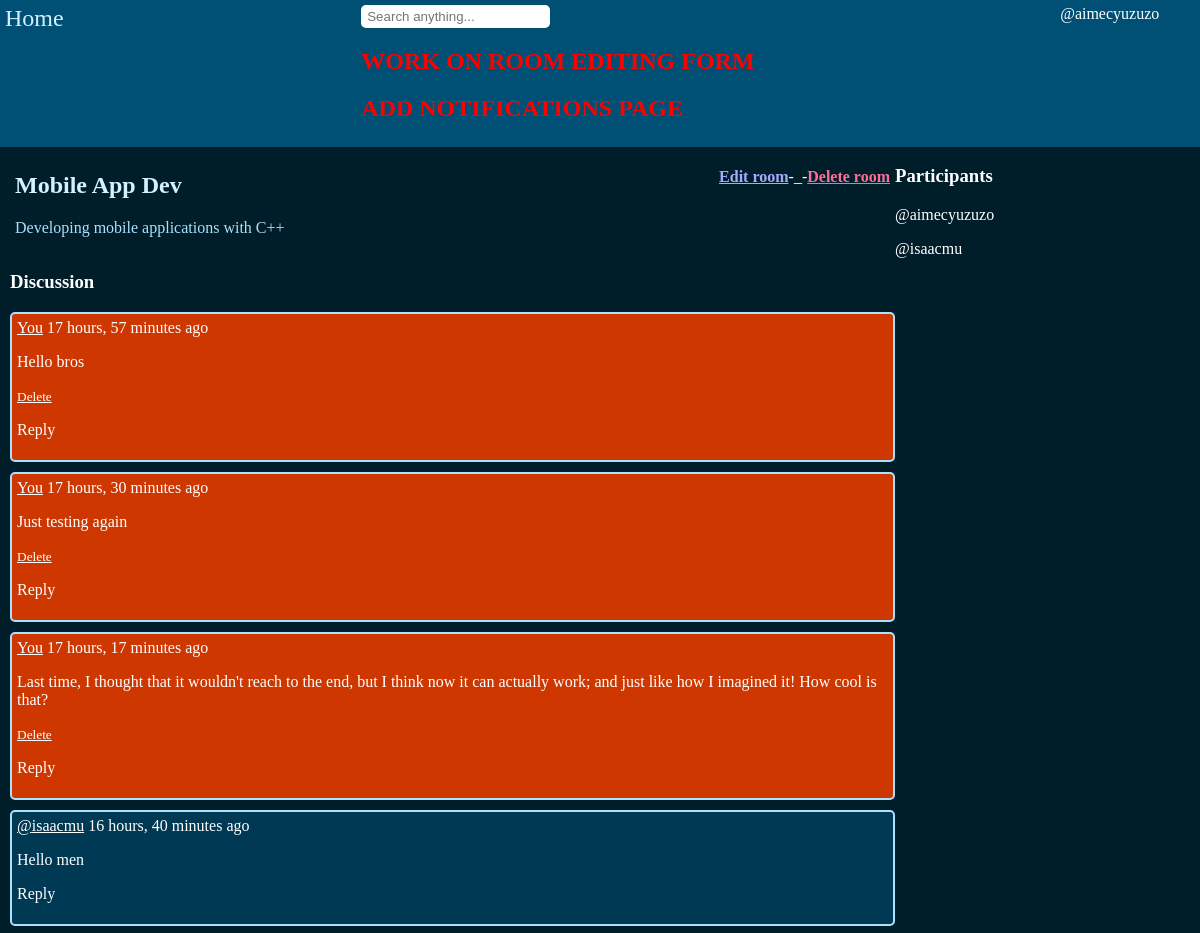
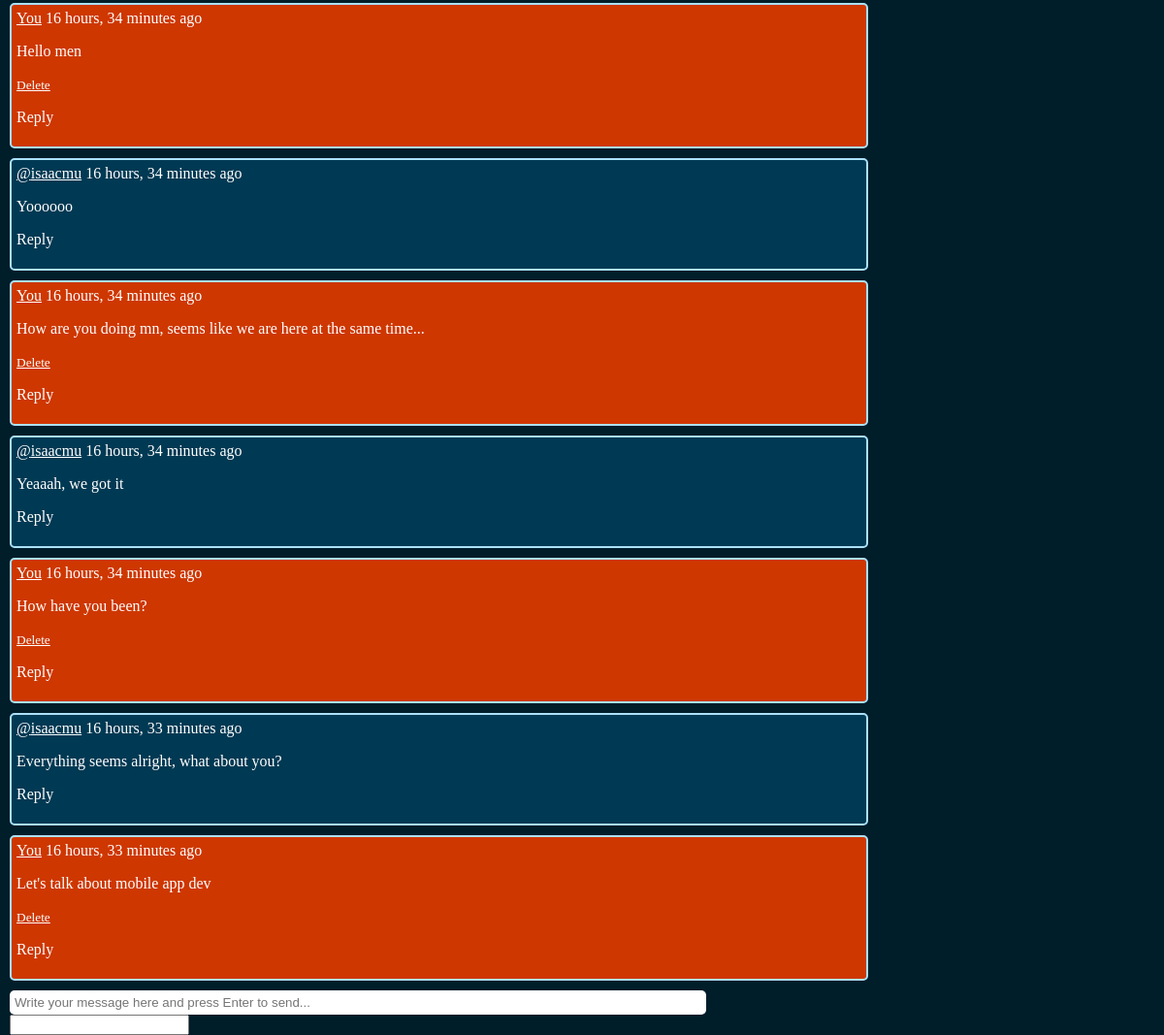
The page /room/5/ (signed in) on the database its author committed (2 pictures, top to bottom).
### base/models.py (models this page shows, shortened)
class Room(models.Model):
    host = models.ForeignKey(User, on_delete=models.SET_NULL, null=True)
    topic = models.ForeignKey(Topic, on_delete=models.SET_NULL, null=True)
    name = models.CharField(max_length=200)
    description = models.TextField(null=True, blank=True)
    participants = models.ManyToManyField(User, related_name='participants', null=True)
    updated = models.DateTimeField(auto_now=True)
    created = models.DateTimeField(auto_now_add=True)
    class Meta:
        ordering = ['-updated','-created']

class Message(models.Model):
    user = models.ForeignKey(User, on_delete=models.CASCADE)
    room = models.ForeignKey(Room, on_delete=models.CASCADE)
    body = models.TextField()
    updated = models.DateTimeField(auto_now=True)
    created = models.DateTimeField(auto_now_add=True)

### base/views.py (the view, shortened to what this page needs)
# urls.py: path('room/<id>/',views.room, name='room'),
@login_required(login_url='login')
def room(request, id):
    room = Room.objects.get(id=id)
    room_messages = room.message_set.all().order_by('created')
    participants = room.participants.all()
    context = {
        'room':room, 'room_messages': room_messages, 'participants':participants
        }
    return render(request, 'base/room.html', context)

### base/templates/base/room.html (shortened to what this page needs)
{% extends 'layout.html' %}
{% block content %}
    <div class="room-container" style="margin: 0px 10px;">
        <section>
            <div class="room-header">
                <section id="roomHeaderSection">
                    <div>
                        <h2 style="color:rgb(212, 241, 255)">
                            {{ room.name }} <br>
                        </h2>
                        <p style="color:rgb(171, 225, 251)">{{ room.description }}</p>
                    </div>
                    <div>
                        {% if request.user.is_authenticated %}
                            {% if request.user == room.host %}
                                <div style="display:flex;justify-content:space-between">
                                    <p>
                                        <b><a id="editRoomLink" href="{% url 'update-room' room.id %}">Edit room</a></b>
                                    </p>
                                    <p>-_-</P>
                                    <p>
                                        <b><a id="deleteRoomLink" href="{% url 'delete-room' room.id %}">
                                            Delete room
                                        </a></b>
                                    </p>
                                </div>
                            {% endif %}
                        {% endif %}
                    </div>
                </section>
            </div>
            <div class="comment-wrapper">
                <h3>Discussion</h3>
                {% for message in room_messages %}
                    <div class="singleRoomMessage" style="{% if request.user == message.user %} background: rgb(206, 55, 0); {% endif %}">
                        <div>
                                        {% if request.user != message.user %}
                                            <a href="{% url 'profile' message.user %}">@{{ message.user }}</a>
                                        {% elif request.user == message.user %}
                                            <a href="{% url 'profile' message.user %}">You</a>
                                        {% endif %}
                            <span>{{ message.created|timesince }} ago</span>
                        </div>
                        <div>
                            <p id="messageBody">
                                {{ message.body }}
                            </p>
                        </div>
                        {% if request.user == message.user %}
                            <div>
                                <small>
                                    <a href="{% url 'delete-message' message.id %}">Delete</a>
                                </small>
                            </div>
                        {% endif %}
                        <div>
                            <p onclick="changeReplyToValue()" style="cursor:pointer;">Reply</p>
                        </div>
                    </div>
                {% endfor %}
                {% if request.user.is_authenticated %}
                    <div class="comment-form">
                        <form action="{% url 'room' room.id %}" method="POST">
                            <input id="typeMessage" type="text" name="body" placeholder="Write your message here and press Enter to send..." required>
                            <input id="replyTo" name="replyTo"></input>
                        </form>
                    </div>
                {% endif %}
            </div>
        </section>
        <section class="participants">
            <h3>Participants </h3>
            {% for participant in participants %}
                <p>@{{ participant }}</p>
            {% endfor %}
        </section>
    </div>
{% endblock content %}

### templates/navbar.html (shortened to what this page needs)
{% load static %}
<nav>
    <div>
        <a class="nav-links home" href="/">Home</a>
    </div>
    <form method="GET" action="{% url 'home' %}">
        <input class="search-bar" style="background: white !important;" type="text" name="q" placeholder="Search anything...">
        <h1 style="color:red;">WORK ON ROOM EDITING FORM</h1>
        <h1 style="color:red;">ADD NOTIFICATIONS PAGE</h1>
    </form>
        <div style="position: relative;">
            {% if request.user.is_authenticated %}
                    <div style="display: grid;grid-template-columns: 3fr 1fr;">
                        <section onmouseover="document.querySelector('.hiddennav').style.display = 'block'" onmouseleave="document.querySelector('.hiddennav').style.display = 'none'" style="padding-left: 8px;cursor: pointer;">
                            @{{ request.user.username }}
                        </section>
                    </div>
            {% else %}
                    <a href="{% url 'login' %}" class="nav-links">Log in</a>
                    <a href="{% url 'signup' %}" class="nav-links">Create account</a>
            {% endif %}
        </div>
</nav>

### static/styles/main.css (style rules this page uses)
body { background: rgb(0, 40, 58) !important; margin: 0 !important; font-family: verdana; color: white; }
nav { background: rgb(255, 255, 255) !important; }
input, textarea { color: rgb(0, 55, 80) !important; }
.search-bar { border-width: 4px; border-color: rgb(5, 95, 136); border-style: double; outline: none; padding: 4px 6px; border-radius: 5px; transition: 0.5s; background: rgb(202, 225, 233); }
.nav-links { text-decoration: none; position: relative; }
.nav-links::after { position: absolute; bottom: -20px; z-index: 999; right: -10px; background: red; width: 20px; height: 20px; }

### static/styles/style.css (style rules this page uses)
body { background: rgb(0, 29, 42) !important; }
* { color: white; }
input, textarea { color: rgb(0, 55, 80) !important; }
.search-bar { border: none; outline: none; background: white !important; }

### templates/navbar.html (style rules this page uses)
nav { display: flex; justify-content: space-between; padding: 0 2%; background: rgb(0, 79, 116) !important; margin: 0 !important; padding: 5px; }
nav a { color: rgb(213, 241, 255) !important; }
.home { font-size: x-large; }

### base/templates/base/room.html (style rules this page uses)
.room-container { display: grid; grid-template-columns: 3fr 1fr; }
#roomHeaderSection { display: flex; justify-content: space-between; margin: 5px; }
#editRoomLink { color: rgb(169, 169, 255); }
#deleteRoomLink { color: rgb(255, 109, 151); }
#typeMessage { border: none; outline: none; padding: 5px; border-radius: 5px; width: 80%; }
.singleRoomMessage { background: rgb(0, 57, 83); padding:5px; margin: 10px 0px; border: 2px solid rgb(171, 225, 251); border-radius: 5px; }

### rows shown on the page
Room: name "Mobile App Dev", description "Developing mobile applications with C++"
Message: shows "You", created "17 hours, 57 minutes", body "Hello bros", shows "Delete"
Message: shows "You", created "17 hours, 30 minutes", body "Just testing again", shows "Delete"
Message: shows "You", created "17 hours, 17 minutes", body "Last time, I thought that it wouldn't reach to the end, but I think now it can actually work; and just like how I imagined it! How cool is that?", shows "Delete"
Message: user "isaacmu", created "16 hours, 40 minutes", body "Hello men"
Message: shows "You", created "16 hours, 34 minutes", body "Hello men", shows "Delete"
Message: user "isaacmu", created "16 hours, 34 minutes", body "Yoooooo"
Message: shows "You", created "16 hours, 34 minutes", body "How are you doing mn, seems like we are here at the same time...", shows "Delete"
Message: user "isaacmu", created "16 hours, 34 minutes", body "Yeaaah, we got it"
Message: shows "You", created "16 hours, 34 minutes", body "How have you been?", shows "Delete"
Message: user "isaacmu", created "16 hours, 33 minutes", body "Everything seems alright, what about you?"
Message: shows "You", created "16 hours, 33 minutes", body "Let's talk about mobile app dev", shows "Delete"

### other values the page prints
{{ request.user.username }} "aimecyuzuzo"
{{ participant }} "aimecyuzuzo"
{{ participant }} "isaacmu"
